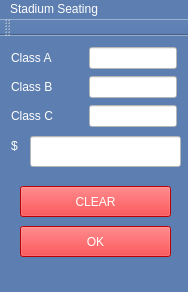
<?xml version="1.0" encoding="UTF-8"?>
<ui version="4.0">
 <class>MainWindow</class>
 <widget class="QMainWindow" name="MainWindow">
  <property name="geometry">
   <rect>
    <x>0</x>
    <y>0</y>
    <width>188</width>
    <height>292</height>
   </rect>
  </property>
  <property name="windowTitle">
   <string>MainWindow</string>
  </property>
  <property name="styleSheet">
   <string notr="true">background-color: rgb(93, 126, 176);
color: rgb(255, 255, 255);</string>
  </property>
  <widget class="QWidget" name="centralWidget">
   <widget class="QLabel" name="label">
    <property name="geometry">
     <rect>
      <x>11</x>
      <y>11</y>
      <width>71</width>
      <height>22</height>
     </rect>
    </property>
    <property name="styleSheet">
     <string notr="true">
font: 75 14pt &quot;Consolas&quot;;</string>
    </property>
    <property name="text">
     <string>Class A</string>
    </property>
   </widget>
   <widget class="QLabel" name="label_2">
    <property name="geometry">
     <rect>
      <x>11</x>
      <y>40</y>
      <width>70</width>
      <height>22</height>
     </rect>
    </property>
    <property name="styleSheet">
     <string notr="true">
font: 75 14pt &quot;Consolas&quot;;</string>
    </property>
    <property name="text">
     <string>Class B</string>
    </property>
   </widget>
   <widget class="QLabel" name="label_3">
    <property name="geometry">
     <rect>
      <x>11</x>
      <y>69</y>
      <width>70</width>
      <height>22</height>
     </rect>
    </property>
    <property name="styleSheet">
     <string notr="true">
font: 75 14pt &quot;Consolas&quot;;</string>
    </property>
    <property name="text">
     <string>Class C</string>
    </property>
   </widget>
   <widget class="QLineEdit" name="lineA">
    <property name="geometry">
     <rect>
      <x>89</x>
      <y>11</y>
      <width>88</width>
      <height>22</height>
     </rect>
    </property>
    <property name="styleSheet">
     <string notr="true">background-color: rgb(255, 255, 255);
color: rgb(255, 0, 4);</string>
    </property>
   </widget>
   <widget class="QLineEdit" name="lineB">
    <property name="geometry">
     <rect>
      <x>89</x>
      <y>40</y>
      <width>88</width>
      <height>22</height>
     </rect>
    </property>
    <property name="styleSheet">
     <string notr="true">background-color: rgb(255, 255, 255);
color: rgb(255, 0, 4);</string>
    </property>
   </widget>
   <widget class="QLineEdit" name="lineC">
    <property name="geometry">
     <rect>
      <x>89</x>
      <y>69</y>
      <width>88</width>
      <height>22</height>
     </rect>
    </property>
    <property name="styleSheet">
     <string notr="true">background-color: rgb(255, 255, 255);
color: rgb(255, 0, 4);</string>
    </property>
   </widget>
   <widget class="QLabel" name="label_4">
    <property name="geometry">
     <rect>
      <x>11</x>
      <y>98</y>
      <width>16</width>
      <height>24</height>
     </rect>
    </property>
    <property name="styleSheet">
     <string notr="true">color: rgb(255, 255, 255);
font: 75 16pt &quot;Consolas&quot;;</string>
    </property>
    <property name="text">
     <string>$</string>
    </property>
   </widget>
   <widget class="QPushButton" name="btnClear">
    <property name="geometry">
     <rect>
      <x>20</x>
      <y>150</y>
      <width>151</width>
      <height>31</height>
     </rect>
    </property>
    <property name="styleSheet">
     <string notr="true">background-color: rgb(255, 0, 4);
font: 75 12pt &quot;MS Shell Dlg 2&quot;;
color: rgb(255, 255, 255);</string>
    </property>
    <property name="text">
     <string>CLEAR</string>
    </property>
   </widget>
   <widget class="QPushButton" name="btnExit">
    <property name="geometry">
     <rect>
      <x>20</x>
      <y>190</y>
      <width>151</width>
      <height>31</height>
     </rect>
    </property>
    <property name="toolTip">
     <string>&lt;html&gt;&lt;head/&gt;&lt;body&gt;&lt;p&gt;Submit and exit.&lt;/p&gt;&lt;/body&gt;&lt;/html&gt;</string>
    </property>
    <property name="styleSheet">
     <string notr="true">background-color: rgb(255, 0, 4);
font: 75 12pt &quot;MS Shell Dlg 2&quot;;
color: rgb(255, 255, 255);</string>
    </property>
    <property name="text">
     <string>OK</string>
    </property>
   </widget>
   <widget class="QLineEdit" name="lineTotal">
    <property name="geometry">
     <rect>
      <x>30</x>
      <y>100</y>
      <width>151</width>
      <height>31</height>
     </rect>
    </property>
    <property name="styleSheet">
     <string notr="true">background-color: rgb(255, 255, 255);
color: rgb(255, 0, 4);</string>
    </property>
   </widget>
  </widget>
  <widget class="QMenuBar" name="menuBar">
   <property name="geometry">
    <rect>
     <x>0</x>
     <y>0</y>
     <width>188</width>
     <height>20</height>
    </rect>
   </property>
   <widget class="QMenu" name="menuStadium_Seating">
    <property name="title">
     <string>Stadium Seating</string>
    </property>
   </widget>
   <addaction name="menuStadium_Seating"/>
  </widget>
  <widget class="QToolBar" name="mainToolBar">
   <attribute name="toolBarArea">
    <enum>TopToolBarArea</enum>
   </attribute>
   <attribute name="toolBarBreak">
    <bool>false</bool>
   </attribute>
  </widget>
  <widget class="QStatusBar" name="statusBar"/>
 </widget>
 <layoutdefault spacing="6" margin="11"/>
 <resources/>
 <connections/>
</ui>
